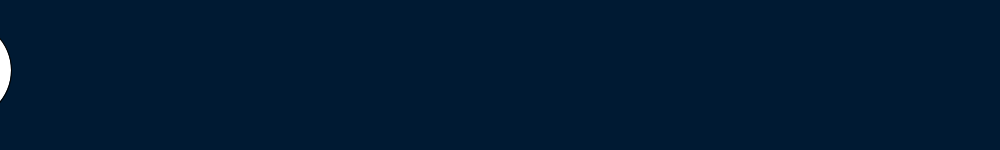
Frame 1 (no input)
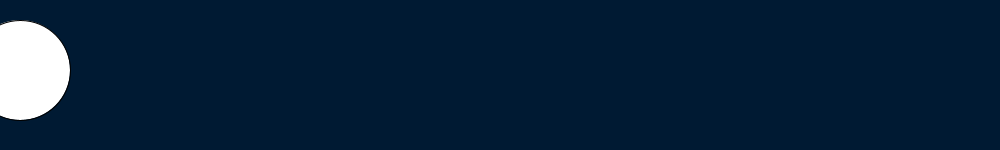
Frame 60 (the mouse pressed at the canvas centre just before this capture)
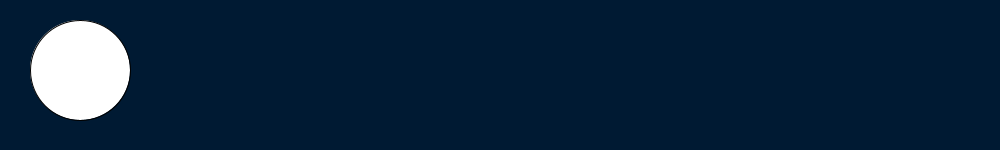
Frame 120 (the mouse held since frame 60 and released just before this capture)

The Processing sketch that drew these frames (run headless with seeded random() and noise(); from frame 60 on, the mouse is pressed at the canvas centre):

// Processing sketch: processing_147857
// ── processing_147857.pde

int radius = 40;
float x = -radius;
float speed = 1;

void setup() {
  size(1000, 150);
  smooth();
  ellipseMode(RADIUS);
}

void draw() {
  background(0, 26, 51);
  x += speed;
  ellipse(x, 70, 50, 50);
}
